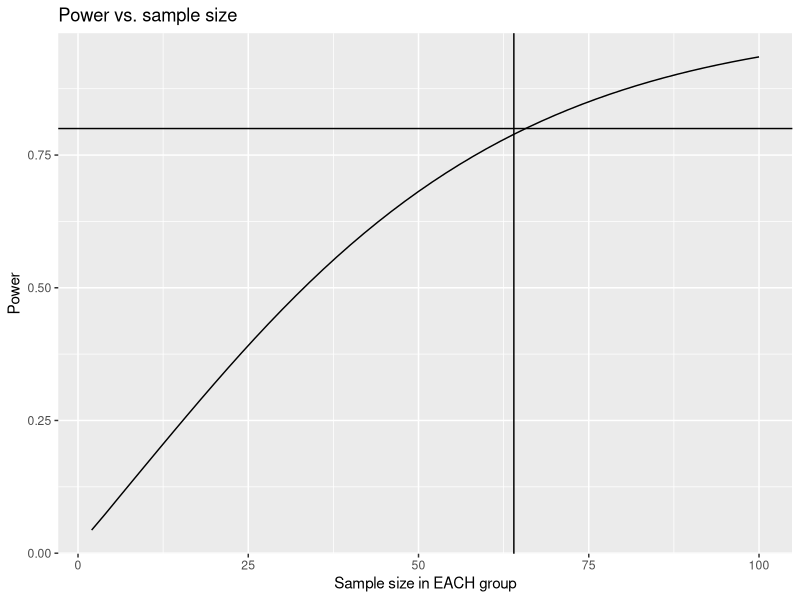
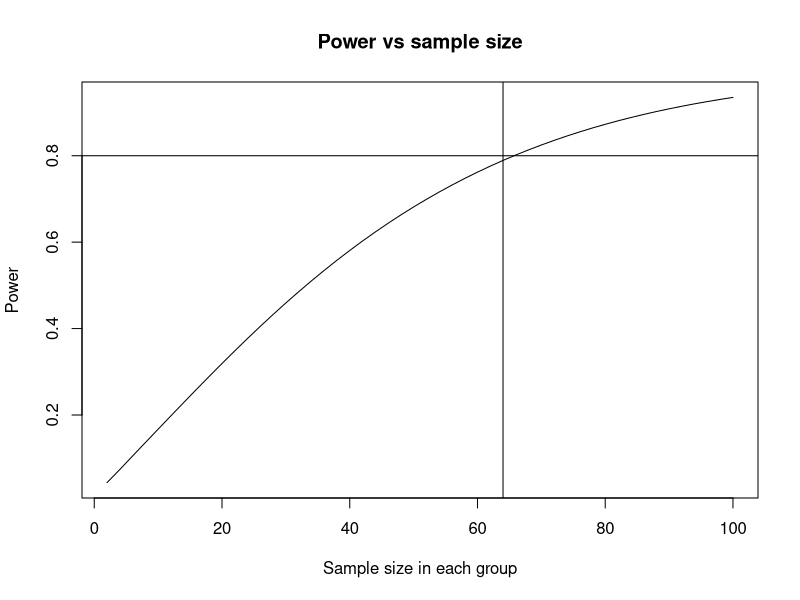
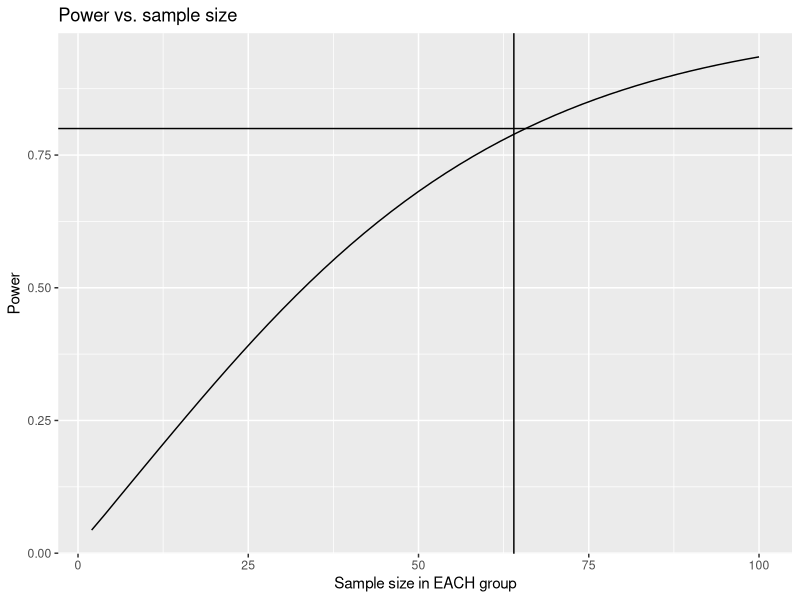

Here is the R script that generated these plots, in order:
# Power analysis for the stream slope example
# 2014-04-20 CJS ggplot etc
#
# Lines starting with ##---part001b; or ##---part001e; bracket the source 
# line for inclusing by LaTex and usually are not coded.
#

library(ggplot2)
library(plyr)

#**************************************************************
# Method 1. Think about the difference in density.

# From the previous analyses, the 
#   standard deviation of the DIFFERENCES is around 5.701
#   the biologically significant difference in means is 2
#   the required power is .80
# We wish to solve for n, the sample size, so that argument
# is omitted in the call.

sink('power-stream-R-001.txt', split=TRUE)
##---part001b;
power <- power.t.test(delta=2, sd=5.701, power=.80,
         type="paired",alternative="two.sided")
power
##---part001e;
sink()

# Look at the tradeoff between sample size and power when 
# the difference to detect is fixed.
##---part002b;
my.results <- ldply(seq(2,100,2), function(n){
  # compute the power at this value of n and return a vector
  power <- power.t.test(delta=2, sd=5.701, n=n,
              type="paired", alternative="two.sided")
  res<- c(power$n,power$power)
  names(res) <- c("n","power")
  res
  })
my.results[1:10,]
##---part002e;

##---part003b;
# now to plot
plot001 <- ggplot(data=my.results, aes(x=n, y=power))+
  ggtitle("Power vs. sample size")+
  ylab("Power")+xlab("Sample size in EACH group")+
  geom_path()+
  geom_hline(yintercept=0.80)+
  geom_vline(xintercept=64)
plot001
##---part003e;

ggsave(plot=plot001, file='power-stream-R-002.png')

# same plot using Base R graphics
plot(my.results[,"n"],my.results[,"power"], type="l",
   main="Power vs sample size",
   xlab="Sample size in each group",
   ylab="Power")
abline(h=.80) # add reference lines
abline(v=64)
